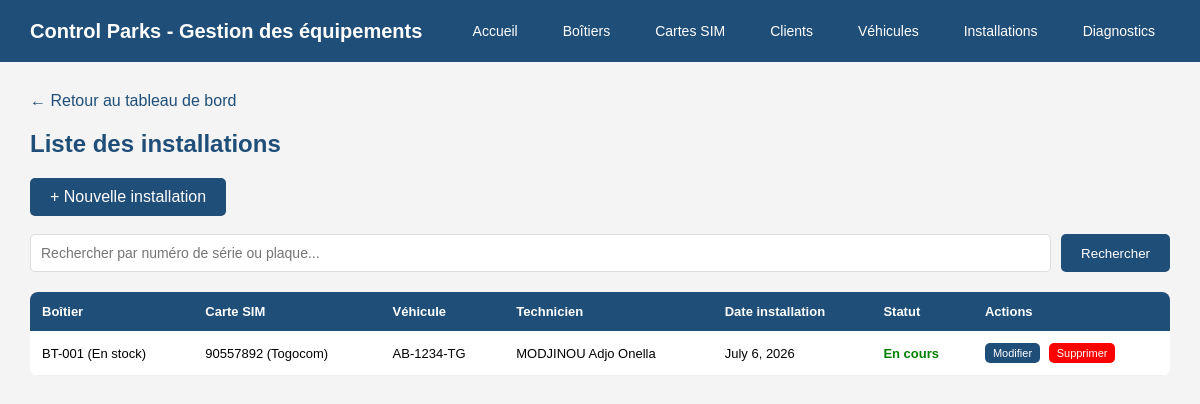
Screenshot of /installations/ with the database file from the repository.
### equipements/models.py (models this page shows, shortened)
class Installation(models.Model):
    boitier = models.ForeignKey(Boitier, on_delete=models.PROTECT, related_name="installations")
    carte_sim = models.ForeignKey(CarteSIM, on_delete=models.PROTECT, related_name="installations")
    vehicule = models.ForeignKey(Vehicule, on_delete=models.PROTECT, related_name="installations")
    technicien = models.ForeignKey(Technicien, on_delete=models.PROTECT, related_name="installations")
    date_installation = models.DateField()
    date_desinstallation = models.DateField(null=True, blank=True)
    commentaire = models.TextField(blank=True)
    class Meta:
        ordering = ["-date_installation"]

class Boitier(models.Model):
    ETAT_CHOICES = [
        ("stock", "En stock"),
        ("installe", "Installé"),
        ("panne", "En panne"),
        ("retire", "Retiré"),
    ]
    numero_serie = models.CharField(max_length=100, unique=True)
    modele = models.ForeignKey(ModeleBoitier, on_delete=models.PROTECT, related_name="boitiers")
    date_achat = models.DateField(null=True, blank=True)
    etat = models.CharField(max_length=20, choices=ETAT_CHOICES, default="stock")
    def __str__(self):
        return f"{self.numero_serie} ({self.get_etat_display()})"

class CarteSIM(models.Model):
    ETAT_CHOICES = [
        ("active", "Active"),
        ("suspendue", "Suspendue"),
        ("resiliee", "Résiliée"),
    ]
    numero_telephone = models.CharField(max_length=30, unique=True)
    operateur = models.ForeignKey(Operateur, on_delete=models.PROTECT, related_name="cartes_sim")
    etat = models.CharField(max_length=20, choices=ETAT_CHOICES, default="active")
    date_activation = models.DateField(null=True, blank=True)
    def __str__(self):
        return f"{self.numero_telephone} ({self.operateur})"

class Operateur(models.Model):
    nom = models.CharField(max_length=50, unique=True)
    def __str__(self):
        return self.nom

class Vehicule(models.Model):
    plaque = models.CharField(max_length=20, unique=True)
    marque = models.CharField(max_length=100, blank=True)
    modele = models.CharField(max_length=100, blank=True)
    client = models.ForeignKey(Client, on_delete=models.SET_NULL, null=True, related_name="vehicules")
    def __str__(self):
        return self.plaque

class Technicien(models.Model):
    nom = models.CharField(max_length=100)
    prenom = models.CharField(max_length=100, blank=True)
    telephone = models.CharField(max_length=50, blank=True)
    email = models.CharField(max_length=150, blank=True)
    mot_de_passe = models.CharField(max_length=255, blank=True)
    est_administrateur = models.BooleanField(default=False)
    def __str__(self):
        return f"{self.nom} {self.prenom}"

### equipements/views.py (the view)
# urls.py: path('installations/', views.liste_installations, name='liste_installations'),
def liste_installations(request):
    query = request.GET.get('q', '')
    if query:
        installations = Installation.objects.filter(boitier__numero_serie__icontains=query) | Installation.objects.filter(vehicule__plaque__icontains=query)
    else:
        installations = Installation.objects.all()
    return render(request, 'equipements/installations/liste.html', {
        'installations': installations,
        'query': query
    })

### equipements/templates/equipements/installations/liste.html (shortened to what this page needs)
{% extends 'equipements/base.html' %}
{% block content %}
<a href="/" class="retour">← Retour au tableau de bord</a>
<h2>Liste des installations</h2>
<a href="/installations/ajouter/" class="btn">+ Nouvelle installation</a>
<br><br>
<form method="GET" action="/installations/">
    <div style="display: flex; gap: 10px; margin-bottom: 20px;">
        <input type="text" name="q" value="{{ query }}" placeholder="Rechercher par numéro de série ou plaque..." style="flex: 1; padding: 10px; border: 1px solid #ddd; border-radius: 5px; font-size: 14px;">
        <button type="submit" class="btn">Rechercher</button>
    </div>
</form>
<div style="overflow-x: auto; width: 100%;">
<table style="font-size: 13px;">
    <tr>
        <th>Boîtier</th>
        <th>Carte SIM</th>
        <th>Véhicule</th>
        <th>Technicien</th>
        <th>Date installation</th>
        <th>Statut</th>
        <th>Actions</th>
    </tr>
    {% for installation in installations %}
    <tr>
        <td>{{ installation.boitier }}</td>
        <td>{{ installation.carte_sim }}</td>
        <td>{{ installation.vehicule }}</td>
        <td>{{ installation.technicien }}</td>
        <td>{{ installation.date_installation }}</td>
        <td>
            {% if installation.date_desinstallation %}
            <span class="statut-termine">Terminée</span>
            {% else %}
            <span class="statut-encours">En cours</span>
            {% endif %}
        </td>
        <td>
            <a href="/installations/{{ installation.id }}/modifier/" class="btn" style="font-size:11px; padding:4px 8px;">Modifier</a>
            <a href="/installations/{{ installation.id }}/supprimer/" class="btn" style="font-size:11px; padding:4px 8px; background-color:red; margin-left:5px;">Supprimer</a>
        </td>
    </tr>
    {% empty %}
    <tr>
        <td colspan="7" style="text-align:center; color:#999;">Aucune installation trouvée.</td>
    </tr>
    {% endfor %}
</table>
</div>
{% endblock %}

### equipements/templates/equipements/base.html (style rules this page uses)
* { margin: 0; padding: 0; box-sizing: border-box; }
body { font-family: Arial, sans-serif; background-color: #f4f4f4; }
h2 { color: #1F4E79; margin-bottom: 20px; }
table { width: 100%; border-collapse: collapse; background: white; border-radius: 8px; overflow: hidden; }
th { background-color: #1F4E79; color: white; padding: 12px; text-align: left; }
td { padding: 12px; border-bottom: 1px solid #eee; }
.btn { background-color: #1F4E79; color: white; padding: 10px 20px; border: none; border-radius: 5px; cursor: pointer; text-decoration: none; display: inline-block; }
.retour { display: inline-block; margin-bottom: 20px; color: #1F4E79; text-decoration: none; }
input, select, textarea { width: 100%; padding: 10px; border: 1px solid #ddd; border-radius: 5px; font-size: 14px; }
.statut-encours { color: green; font-weight: bold; }

### rows the page displays
Installation: boitier "BT-001 (En stock)", carte_sim "90557892 (Togocom)", vehicule "AB-1234-TG", technicien "MODJINOU Adjo Onella", date_installation "July 6, 2026", shows "En cours"
